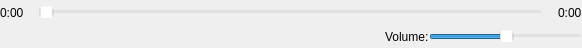
<?xml version="1.0" encoding="UTF-8"?>
<ui version="4.0">
 <class>PlayerControls</class>
 <widget class="QWidget" name="PlayerControls">
  <property name="geometry">
   <rect>
    <x>0</x>
    <y>0</y>
    <width>582</width>
    <height>48</height>
   </rect>
  </property>
  <property name="windowTitle">
   <string>Player Controls</string>
  </property>
  <layout class="QVBoxLayout" name="verticalLayout_2">
   <property name="leftMargin">
    <number>0</number>
   </property>
   <property name="topMargin">
    <number>0</number>
   </property>
   <property name="rightMargin">
    <number>0</number>
   </property>
   <property name="bottomMargin">
    <number>0</number>
   </property>
   <item>
    <layout class="QVBoxLayout" name="verticalLayout">
     <property name="spacing">
      <number>0</number>
     </property>
     <item>
      <layout class="QHBoxLayout" name="playerLayout">
       <property name="spacing">
        <number>0</number>
       </property>
       <item>
        <widget class="QLabel" name="currentPositionLabel">
         <property name="text">
          <string>0:00</string>
         </property>
        </widget>
       </item>
       <item>
        <spacer name="leftSpacer">
         <property name="orientation">
          <enum>Qt::Horizontal</enum>
         </property>
         <property name="sizeType">
          <enum>QSizePolicy::Fixed</enum>
         </property>
         <property name="sizeHint" stdset="0">
          <size>
           <width>15</width>
           <height>0</height>
          </size>
         </property>
        </spacer>
       </item>
       <item>
        <widget class="sore::CrowSlider" name="playerSlider">
         <property name="styleSheet">
          <string notr="true">background-color: rgba(255, 255, 255, 0);</string>
         </property>
         <property name="orientation">
          <enum>Qt::Horizontal</enum>
         </property>
        </widget>
       </item>
       <item>
        <spacer name="rightSpacer">
         <property name="orientation">
          <enum>Qt::Horizontal</enum>
         </property>
         <property name="sizeType">
          <enum>QSizePolicy::Fixed</enum>
         </property>
         <property name="sizeHint" stdset="0">
          <size>
           <width>15</width>
           <height>0</height>
          </size>
         </property>
        </spacer>
       </item>
       <item>
        <widget class="QLabel" name="totalDurationLabel">
         <property name="text">
          <string>0:00</string>
         </property>
        </widget>
       </item>
      </layout>
     </item>
     <item>
      <layout class="QHBoxLayout" name="controlLayout">
       <property name="spacing">
        <number>0</number>
       </property>
       <item>
        <widget class="QPushButton" name="previousBtn">
         <property name="minimumSize">
          <size>
           <width>0</width>
           <height>0</height>
          </size>
         </property>
         <property name="maximumSize">
          <size>
           <width>16777215</width>
           <height>16777215</height>
          </size>
         </property>
         <property name="text">
          <string/>
         </property>
         <property name="icon">
          <iconset resource="../sore_crow.qrc">
           <normaloff>:/Icons/icons/miftakhul/next.png</normaloff>:/Icons/icons/miftakhul/next.png</iconset>
         </property>
         <property name="flat">
          <bool>true</bool>
         </property>
        </widget>
       </item>
       <item>
        <widget class="QPushButton" name="playVideoBtn">
         <property name="maximumSize">
          <size>
           <width>16777215</width>
           <height>16777215</height>
          </size>
         </property>
         <property name="text">
          <string/>
         </property>
         <property name="icon">
          <iconset resource="../sore_crow.qrc">
           <normaloff>:/Icons/icons/miftakhul/play.png</normaloff>:/Icons/icons/miftakhul/play.png</iconset>
         </property>
         <property name="flat">
          <bool>true</bool>
         </property>
        </widget>
       </item>
       <item>
        <widget class="QPushButton" name="stopVideoBtn">
         <property name="maximumSize">
          <size>
           <width>16777215</width>
           <height>16777215</height>
          </size>
         </property>
         <property name="text">
          <string/>
         </property>
         <property name="icon">
          <iconset resource="../sore_crow.qrc">
           <normaloff>:/Icons/icons/miftakhul/stop.png</normaloff>:/Icons/icons/miftakhul/stop.png</iconset>
         </property>
         <property name="flat">
          <bool>true</bool>
         </property>
        </widget>
       </item>
       <item>
        <widget class="QPushButton" name="nextBtn">
         <property name="maximumSize">
          <size>
           <width>16777215</width>
           <height>16777215</height>
          </size>
         </property>
         <property name="text">
          <string/>
         </property>
         <property name="icon">
          <iconset resource="../sore_crow.qrc">
           <normaloff>:/Icons/icons/miftakhul/previous.png</normaloff>:/Icons/icons/miftakhul/previous.png</iconset>
         </property>
         <property name="flat">
          <bool>true</bool>
         </property>
        </widget>
       </item>
       <item>
        <widget class="QPushButton" name="repeatBtn">
         <property name="enabled">
          <bool>true</bool>
         </property>
         <property name="text">
          <string/>
         </property>
         <property name="icon">
          <iconset resource="../sore_crow.qrc">
           <normaloff>:/Icons/icons/copy/loop-arrow.png</normaloff>:/Icons/icons/copy/loop-arrow.png</iconset>
         </property>
         <property name="checkable">
          <bool>true</bool>
         </property>
         <property name="checked">
          <bool>false</bool>
         </property>
         <property name="flat">
          <bool>true</bool>
         </property>
        </widget>
       </item>
       <item>
        <spacer name="controlSpacer">
         <property name="orientation">
          <enum>Qt::Horizontal</enum>
         </property>
         <property name="sizeHint" stdset="0">
          <size>
           <width>40</width>
           <height>20</height>
          </size>
         </property>
        </spacer>
       </item>
       <item>
        <widget class="QPushButton" name="volumeBtn">
         <property name="styleSheet">
          <string notr="true">border: 0;</string>
         </property>
         <property name="text">
          <string/>
         </property>
         <property name="icon">
          <iconset resource="../sore_crow.qrc">
           <normaloff>:/Icons/icons/miftakhul/volume_two.png</normaloff>:/Icons/icons/miftakhul/volume_two.png</iconset>
         </property>
         <property name="flat">
          <bool>true</bool>
         </property>
        </widget>
       </item>
       <item>
        <widget class="QLabel" name="volumeLabel">
         <property name="text">
          <string>Volume:</string>
         </property>
        </widget>
       </item>
       <item>
        <widget class="QSlider" name="volumeSlider">
         <property name="minimumSize">
          <size>
           <width>100</width>
           <height>0</height>
          </size>
         </property>
         <property name="styleSheet">
          <string notr="true">background-color: rgba(255, 255, 255, 0);</string>
         </property>
         <property name="value">
          <number>50</number>
         </property>
         <property name="orientation">
          <enum>Qt::Horizontal</enum>
         </property>
        </widget>
       </item>
      </layout>
     </item>
    </layout>
   </item>
  </layout>
 </widget>
 <customwidgets>
  <customwidget>
   <class>sore::CrowSlider</class>
   <extends>QSlider</extends>
   <header>gui/widgets/crow_slider/crow_slider.h</header>
  </customwidget>
 </customwidgets>
 <resources>
  <include location="../sore_crow.qrc"/>
 </resources>
 <connections/>
</ui>
